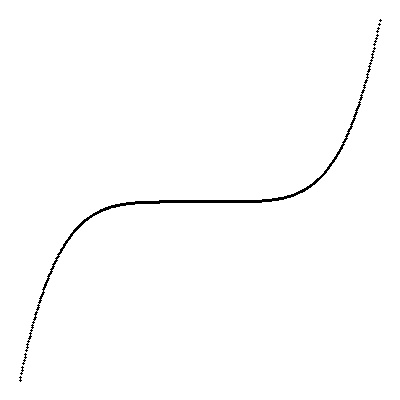
#> input picture img/polynomial_curve.jpg, 400 x 400 px
$ jupyter execute boundary_detection.ipynb
#> lines starting #> are read from the running program, lines starting #| are printed output that depends on the picture; after the words box and inside, x2 and y2 are one past the last pixel; in counts of white or black regions, pixels touching at a corner belong together
# Boundary Detection

---

Now we know how to find edge pixels in an image, we want to connect them to make boundaries in the image.

* **input**: a set of pixels we identified as edges
* **output**: one or multiple contours to define the image object

---
## 1. Fitting Lines and Curves to Edges

**Idea:** Fit a mathematical model (straight line, polynomial, spline, or even parametric curve) to the set of edge pixels.

**Pros:**

* ✅ **Flexible**: Can model straight lines, curves, or smooth contours depending on the basis function chosen.
* ✅ **Compact representation**: Produces a simple formula describing the contour.
* ✅ **Efficient**: Computationally lighter than voting-based methods (like Hough).
* ✅ **Customizable**: You can control the degree of polynomial or use splines for local flexibility.

**Cons:**

* ❌ **Choice of model matters**: A low-degree polynomial may underfit; a high-degree may overfit to noise.
* ❌ **Global assumption**: Still assumes all input pixels belong to a single contour.
* ❌ **Sensitive to outliers**: Noisy or missing edge pixels can distort the fit.
* ❌ **Hard with multiple contours**: Needs segmentation first to separate different shapes.

[cell 1]
import cv2
import numpy as np
import matplotlib.pyplot as plt

def fit_line_or_curve_subplot(edges, degrees, img):
    """
    Fit multiple polynomial degrees to the same edges and plot them in one row.
    """
    points = np.column_stack(np.where(edges > 0))
    y, x = points[:, 0], points[:, 1]

    num_degrees = len(degrees)
    fig, axes = plt.subplots(1, num_degrees, figsize=(4*num_degrees, 6))

    for i, degree in enumerate(degrees):
        coeffs = np.polyfit(x, y, degree)
        poly = np.poly1d(coeffs)
        x_fit = np.linspace(x.min(), x.max(), 500)
        y_fit = poly(x_fit)

        ax = axes[i]
        ax.imshow(img, cmap='gray')
        ax.scatter(x, y, s=1, color='red', label='Edge Points')
        ax.plot(x_fit, y_fit, color='blue', linewidth=2, label=f'Degree {degree}')
        ax.set_title(f'Degree {degree}')
        ax.set_xticks([])
        ax.set_yticks([])
        ax.legend(loc='upper right')

    plt.tight_layout()
    plt.show()


# Load the image in grayscale
img = cv2.imread("../img/polynomial_curve.jpg", cv2.IMREAD_GRAYSCALE)
#> img is the input picture: shape (400, 400); min 0, max 255, mean 252.7

# Detect edges
edges = cv2.Canny(img, 50, 150)
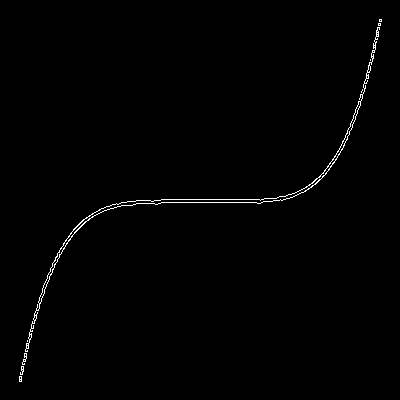
#> edges: shape (400, 400); 0.76% white in thin lines or dots, all inside (x1, y1, x2, y2) = (19, 19, 382, 382)

# Plot degrees 1 to 5 in one row
fit_line_or_curve_subplot(edges, degrees=[1,2,3,4,5], img=img)
#> in fit_line_or_curve_subplot, `points = np.column_stack(np.where(edges > 0))`: points = 1211 pairs, first value 19 to 381, second value 19 to 381
#> in fit_line_or_curve_subplot, `y, x = points[:, 0], points[:, 1]`: y = 1211 values from 19 to 381; x = 1211 values, max 381 at index 2, min 19 at index 1196, mean 199.3
#> the loop in fit_line_or_curve_subplot, `for i, degree in enumerate(degrees):` made 5 passes
#> coeffs on passes 1 to 5: [-0.581, 316.5], [-3.13e-05, -0.569, 315.7], [-3.8e-05, 0.0228, -4.22, 439.9], [-2.38e-09, -3.61e-05, 0.0223, -4.18, 438.8], [-9.31e-10, 9.27e-07, -0.00037, 0.074, -7.42, 499.1]
#> in fit_line_or_curve_subplot, `plt.show()`:
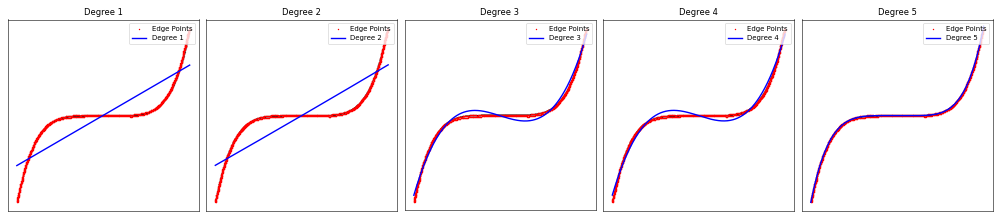
#> figure drawn by matplotlib, 5 panels

In this case, we were able to find the contour. But let's take a look at another example that not all edges belong to a single contour:

[cell 2]
img = cv2.imread("../img/parallelogram.jpg", cv2.IMREAD_GRAYSCALE)
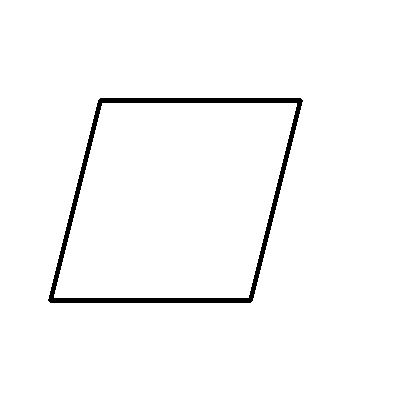
#> input picture img/parallelogram.jpg, 400 x 400 px
#> img is the input picture: shape (400, 400); min 0, max 255, mean 248.8
edges = cv2.Canny(img, 50, 150)
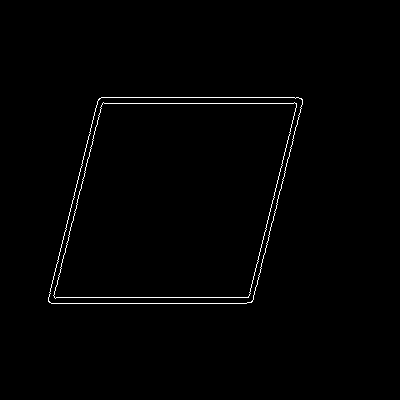
#> edges: shape (400, 400); 1% white in thin lines or dots, all inside (x1, y1, x2, y2) = (48, 97, 303, 304)
fit_line_or_curve_subplot(edges, degrees=[1,2,3,4,5,10], img=img)
#> in fit_line_or_curve_subplot (call 2), `points = np.column_stack(np.where(edges > 0))`: points = 1592 pairs, first value 97 to 303, second value 48 to 302
#> in fit_line_or_curve_subplot (call 2), `y, x = points[:, 0], points[:, 1]`: y = 1592 values from 97 to 303; x = 1592 values, max 302 at index 206, min 48 at index 1182, mean 174.9
#> the loop in fit_line_or_curve_subplot (call 2), `for i, degree in enumerate(degrees):` made 6 passes
#> coeffs on passes 1 to 5: [-0.232, 240.6], [-1.02e-05, -0.229, 240.4], [-9.46e-05, 0.0496, -7.94, 576.8], [-1.89e-10, -9.45e-05, 0.0496, -7.94, 576.7], [-7.97e-09, 6.97e-06, -0.00238, 0.398, -32.08, 1183.3]
#> in fit_line_or_curve_subplot (call 2), `plt.show()`:
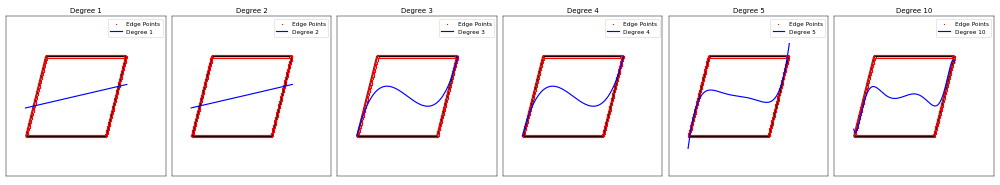
#> figure drawn by matplotlib, 6 panels

Although it is computationally lightweight and very flexible, the best-fit approach is generally not widely used in practice because it requires the edges to be grouped first. And that's why we have the hough transform!

---
## 2. Hough Transform

**Idea:** Votes for parameterized shapes (line, circle, ellipse, etc.) in parameter space.

**Pros:**

* ✅ **Robust to noise & gaps**: Can detect contours even with broken edges.
* ✅ **Multiple detections**: Naturally handles multiple lines or shapes at once.
* ✅ **Shape-specific**: With variants (e.g., circular/elliptical Hough), can find specific geometric contours.

**Cons:**

* ❌ **Less flexible for arbitrary shapes**: Limited to shapes you parameterize in advance.
* ❌ **More expensive**: Needs discretization of parameter space, which can get large for complex models.
* ❌ **Resolution trade-off**: Higher parameter resolution = more accuracy but slower and heavier.

---
### 2.1 Going from image space to parameter space

**Given:** Edge points $(x_i, y_i)$

**Task:** Find the line of best fit $y = mx + c$

Consider a point $(x_i, y_i)$, we know that $y_i = mx_i + c$ if this point is on the best fit line. In other words, $c = -mx_i + y_i$. Now, because $x_i$ and $y_i$ are known, we can treat $c$ and $m$ as variables. By doing this, we can go from image space ($x$ and $y$ are unknown) to the parameter space ($c$ and $m$ are unknown)

[cell 3]
# The first three points on y = 2x + 5, last point is a noise
points = [(0, 5), (2, 9), (4, 13), (6, 12)]

# Range of slopes to consider
m_values = np.linspace(-5, 5, 200)

plt.figure(figsize=(12,5))

# ---- Image space ----
plt.subplot(1,2,1)
for (x, y) in points:
    plt.scatter(x, y, s=50, label=f"({x},{y})")
# Plot the actual line
x_line = np.linspace(-1, 5, 100)
y_line = 2*x_line + 5
plt.plot(x_line, y_line, 'k--', label="y=2x+5")
plt.title("Image Space (x,y)")
plt.xlabel("x")
plt.ylabel("y")
plt.legend()

# ---- Parameter space (m,c) ----
plt.subplot(1,2,2)
for (x, y) in points:
    c_values = y - m_values * x
    plt.plot(m_values, c_values, label=f"({x},{y})")

plt.title("Parameter Space (m,c)")
plt.xlabel("Slope m")
plt.ylabel("Intercept c")
plt.legend()
plt.grid(True)

plt.tight_layout()
plt.show()
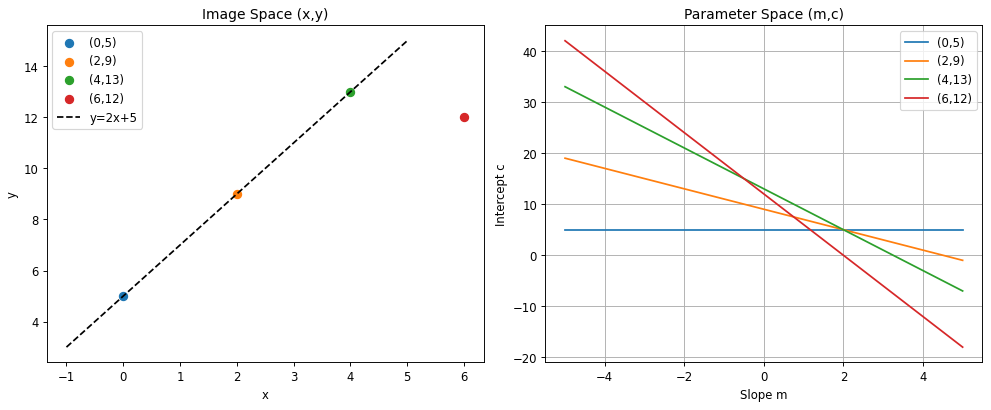
#> figure drawn by matplotlib, 2 panels; panel 1: curve peaks at x = 5, y = 15; panel 2: curve peaks at x = -5, y = 19; panel 2: curve peaks at x = -5, y = 33

In the example above, we have four points. Three of them are on the line $y = 2x + 5$ and the last point is a noise.
* $(0, 5)$ ➡️ $5 = 0m + c$ ➡️ Potential Solutons in terms of m, c pairs: $[(0, 5), (1, 5), (2, 5), (3, 5) ...]$ ➡️ Blue Line
* $(2, 9)$ ➡️ $9 = 2m + c$ ➡️ Potential Solutons in terms of m, c pairs: $[(0, 9), (1, 7), (2, 5), (3, 3) ...]$ ➡️ Orange Line
* $(4, 13)$ ➡️ $13 = 4m + c$ ➡️ Potential Solutons in terms of m, c pairs: $[(0, 13), (1, 9), (2, 5), (3, 1) ...]$ ➡️ Green Line
* $(6, 12)$ ➡️ $12 = 6m + c$ ➡️ Potential Solutons in terms of m, c pairs: $[(0, 12), (1, 6), (2, 0), (3, -6) ...]$ ➡️ Red Line

You can now see the lines corresponding to the first three points cross at $(2, 5)$. To generalize which $(m, c)$ pair(s) we select, introducting voting through an accumulator array!

---
### 2.2 Voting

* Quantize parameter space $(m, c)$
* Create an accumulator array $A(m, c)$ and initialize the values to be $0$
* For each edge pixel point $(x_i, y_i)$, $A(m, c) = A(m, c) + 1$ if $(m,c)$ lies on the line $c = -mx_i+y_i$
* Find the local maxima in $A(m, c)$ as a boundary line

For the above example, here is how the voting looks like if the increments of $m$ and $c$ is 1:

[cell 4]
# Define slope (m) range and resolution
m_values = np.arange(-5, 6, 1)  # slopes -5 to 5, step 1

# Define intercept (c) range (depends on data)
c_min, c_max = -5, 20
c_values = np.arange(c_min, c_max+1, 1)

# Initialize accumulator
accumulator = np.zeros((len(c_values), len(m_values)), dtype=int)

# Voting
for (x, y) in points:
    for m_idx, m in enumerate(m_values):
        c = y - m * x
        if c_min <= c <= c_max:
            c_idx = int(c - c_min)  # shift to index
            accumulator[c_idx, m_idx] += 1

# Print accumulator in 2D grid format
print("Accumulator A(c,m):")
print(accumulator)

# Show where the maximum is
max_idx = np.unravel_index(np.argmax(accumulator), accumulator.shape)
best_c = c_values[max_idx[0]]
best_m = m_values[max_idx[1]]
print(f"\nBest line: y = {best_m}x + {best_c}, votes={accumulator[max_idx]}")

---
### 3.3 Better Parameterization

Now, if we take a step back, you can see that we pre-determined the range of $m$ to be between $-5$ and $5$, and the range of $c$ to be between $-5$ and $20$. Without this assumption, we basically have an infinity amount of values we need to consider. In a real situation, we have no idea what the range should be without doing testing and tuning, making the computation very heavy. To resolve this, instead of using $y = mx + c$, we will use

$$x sin\theta - y cos\theta + \rho = 0$$

This solution guarantees:
* Orientation $\theta$ is finite ($ 0 \le \theta < \pi$)
* Distance $\rho$ is finite

Let's see what this parameterization looks like with the same example:

[cell 5]
# Range of theta to consider (-180° to 180°)
thetas = np.deg2rad(np.linspace(-180, 180, 200))

plt.figure(figsize=(12,5))

# ---- Image space ----
plt.subplot(1,2,1)
for (x, y) in points:
    plt.scatter(x, y, s=50, label=f"({x},{y})")
# Plot the actual line
x_line = np.linspace(-1, 6, 100)
y_line = 2*x_line + 5
plt.plot(x_line, y_line, 'k--', label="y=2x+5")
plt.title("Image Space (x,y)")
plt.xlabel("x")
plt.ylabel("y")
plt.legend()

# ---- Parameter space (θ,ρ) ----
plt.subplot(1,2,2)
for (x, y) in points:
    rho_values = -(x * np.sin(thetas) + y * np.cos(thetas))
    plt.plot(np.rad2deg(thetas), rho_values, label=f"({x},{y})")

plt.title("Parameter Space (θ,ρ)")
plt.xlabel("θ (degrees)")
plt.ylabel("ρ")
plt.legend()
plt.grid(True)

plt.tight_layout()
plt.show()
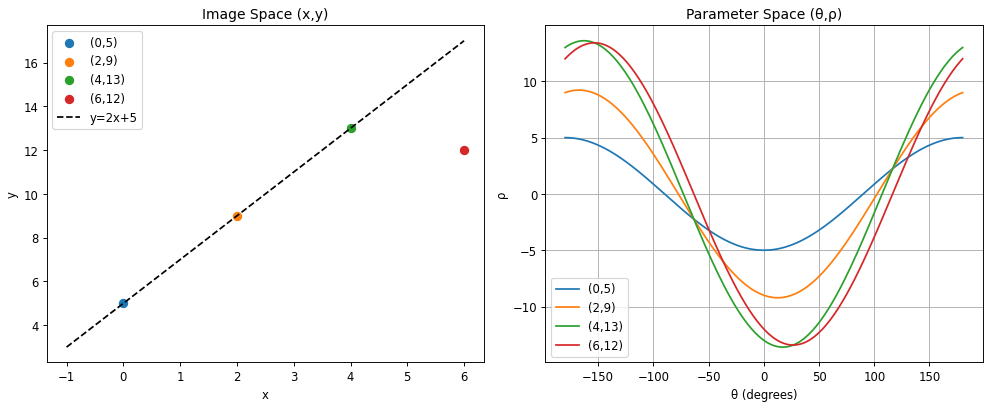
#> figure drawn by matplotlib, 2 panels; panel 1: curve peaks at x = 6, y = 17; panel 2: curve peaks at x = -180, y = 5; panel 2: curve peaks at x = -167.3, y = 9.22; panel 2: curve peaks at x = -163.7, y = 13.6

we can see that in the parameter space above, we have two intersections instead one. That's because it is $\theta$ and $\theta + \pi$, which are essentially the same answers.

---

### 3.4 Put Everything Together!

There are a few things we need to consider in our final version of our hough transform function:
- How big should the accumulator cell be?
    - To big then different lines will be merged
    - To small then noise causes lines to be missed
- How many contours are we trying to find?
    - Need a threshold to determine the number of peaks in the accumulator array

Becuase of these factors, we will have three parameters in our hough transform function:
- Theta Resolution:
    - Angular resolution of the Hough transform in degrees.
    - Defines the step size when sampling θ values (range: -90° to 90°).
- Rho Resolution
    - Distance resolution of the Hough transform in pixels.
    - Defines the step size when sampling ρ values (range: -diag_len to +diag_len).
- Voting Threshold
    - Minimum number of votes (intersections in parameter space) required to consider a line as detected.
    - Higher values make the detector stricter.

[cell 6]
import cv2
import numpy as np
import matplotlib.pyplot as plt


def hough_transform(image_path, edge_thresh1=50, edge_thresh2=150, theta_res=1, rho_res=1, threshold=100):
    """
    Perform the Hough Transform to detect straight lines in an image.

    Parameters
    ----------
    image_path : str
        Path to the input image (should be a valid image file).

    edge_thresh1 : int, optional (default=50)
        First threshold for the Canny edge detector (lower bound).

    edge_thresh2 : int, optional (default=150)
        Second threshold for the Canny edge detector (upper bound).
        Edges with gradient values above this are considered strong.

    theta_res : float, optional (default=1)
        Angular resolution of the Hough transform in degrees.
        Defines the step size when sampling θ values (range: -90° to 90°).

    rho_res : float, optional (default=1)
        Distance resolution of the Hough transform in pixels.
        Defines the step size when sampling ρ values (range: -diag_len to +diag_len).

    threshold : int, optional (default=100)
        Minimum number of votes (intersections in parameter space) required
        to consider a line as detected. Higher values make the detector stricter.

    Returns
    -------
    accumulator : numpy.ndarray
        2D accumulator array of shape (num_rhos, num_thetas), where each cell
        counts the votes for a particular (ρ, θ).

    output : numpy.ndarray
        The original image (in BGR color) with the detected lines drawn in red.

    Notes
    -----
    - The function first applies Canny edge detection to extract edge pixels.
    - For each edge point, it votes in Hough parameter space (ρ, θ).
    - Peaks in the accumulator array above the given `threshold` correspond to lines.
    - Detected lines are drawn back onto the original image.
    """
#> called with image_path = '../img/parallelogram.jpg', edge_thresh1 = 50, edge_thresh2 = 150, theta_res = 1, rho_res = 1, threshold = 110

    # Load image and detect edges
    img = cv2.imread(image_path, cv2.IMREAD_GRAYSCALE)
    if img is None:
        raise ValueError("Image not found or cannot be loaded.")
    edges = cv2.Canny(img, edge_thresh1, edge_thresh2)

    # Image dimensions
    height, width = edges.shape
#> height = 400; width = 400
    diag_len = int(np.sqrt(height**2 + width**2))  # max possible rho
#> diag_len = 565

    # Discretize theta and rho
    thetas = np.deg2rad(np.arange(-90, 90, theta_res))
    rhos = np.arange(-diag_len, diag_len, rho_res)
#> rhos = 1130 values from -565 to 564

    # Accumulator
    accumulator = np.zeros((len(rhos), len(thetas)), dtype=np.uint64)

    # Edge points
    y_idxs, x_idxs = np.nonzero(edges)  # row, col
#> y_idxs = 1592 values from 97 to 303; x_idxs has the same summary as x in fit_line_or_curve_subplot

    # Voting
    for i in range(len(x_idxs)):
        x, y = x_idxs[i], y_idxs[i]
        for t_idx in range(len(thetas)):
            rho = int(round(x * np.cos(thetas[t_idx]) + y * np.sin(thetas[t_idx]))) + diag_len
            accumulator[rho, t_idx] += 1
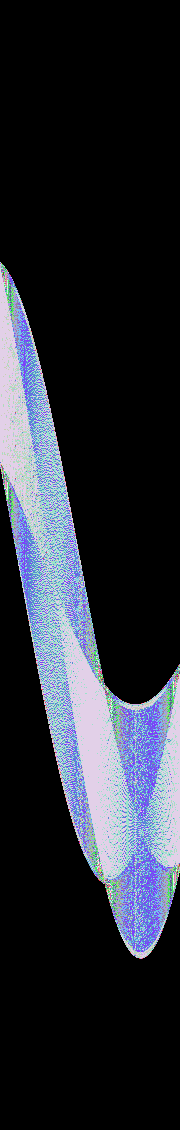
#> accumulator: shape (1130, 180) uint64; 73 distinct labels, from 0 to 197; one colour per label, 0 black

    # Detect peaks in accumulator
    output = cv2.cvtColor(img, cv2.COLOR_GRAY2BGR)
    for rho_idx in range(accumulator.shape[0]):
        for theta_idx in range(accumulator.shape[1]):
            if accumulator[rho_idx, theta_idx] > threshold:
                rho = rhos[rho_idx]
                theta = thetas[theta_idx]

                # Convert (rho, theta) back to line in image space
                a, b = np.cos(theta), np.sin(theta)
                x0, y0 = a * rho, b * rho
                x1, y1 = int(x0 + 1000 * (-b)), int(y0 + 1000 * (a))
                x2, y2 = int(x0 - 1000 * (-b)), int(y0 - 1000 * (a))
                cv2.line(output, (x1, y1), (x2, y2), (0, 0, 255), 2)
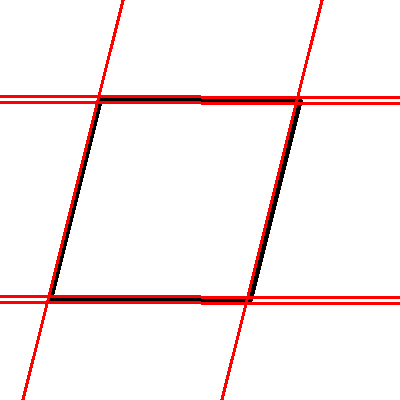
#> output: shape (400, 400, 3); 4.49% of pixels changed, all inside (x1, y1, x2, y2) = (0, 0, 400, 400)

    # Show detected lines
    plt.imshow(cv2.cvtColor(output, cv2.COLOR_BGR2RGB))
    plt.title("Detected Lines with Hough Transform")
    plt.axis("off")
    plt.show()
